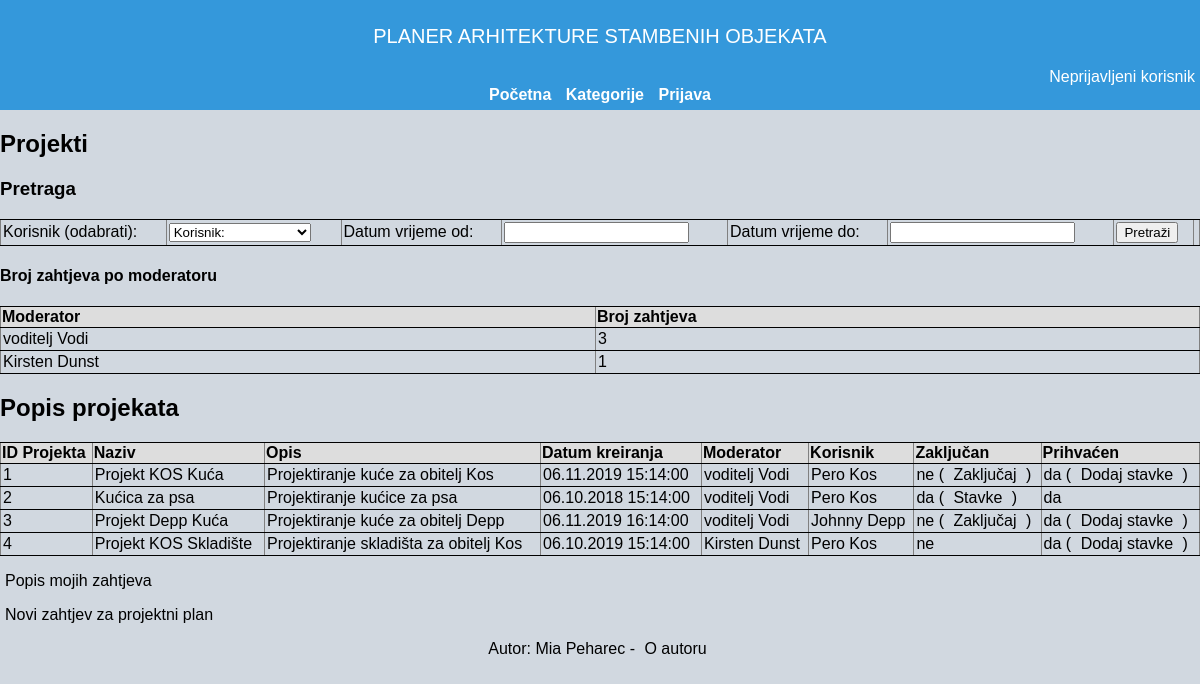
Page /projekti.php on the committed database.
### tables this page shows
CREATE TABLE IF NOT EXISTS `projekt` (
  `projekt_id` INT(10) NOT NULL AUTO_INCREMENT,
  `korisnik_id` INT(10) NOT NULL,
  `moderator_id` INT(10) NOT NULL,
  `datum_vrijeme_kreiranja` DATETIME NOT NULL,
  `naziv` VARCHAR(45) NULL,
  `opis` TEXT NULL,
  `zakljucan` TINYINT(1) NOT NULL,
  INDEX `fk_tvrtka_has_korisnik_korisnik1_idx` (`korisnik_id` ASC),
  PRIMARY KEY (`projekt_id`),
  INDEX `fk_projekt_korisnik1_idx` (`moderator_id` ASC),
  CONSTRAINT `fk_tvrtka_has_korisnik_korisnik1`
    FOREIGN KEY (`korisnik_id`)
    REFERENCES `korisnik` (`korisnik_id`)
    ON DELETE NO ACTION
    ON UPDATE NO ACTION,
  CONSTRAINT `fk_projekt_korisnik1`
    FOREIGN KEY (`moderator_id`)
    REFERENCES `korisnik` (`korisnik_id`)
    ON DELETE NO ACTION
    ON UPDATE NO ACTION);

### baza.php (called while the page is built, shortened)
<?php
	function izvrsiUpit($veza,$upit){
		$rezultat=mysqli_query($veza,$upit);
		return $rezultat;
	}
?>

### projekti.php (the view, shortened to what this page needs)
<?php
	include("zaglavlje.php");
?>
<h2>Projekti</h2>
 <h3>Pretraga</h3>
	<form name="pretraga" id="pretraga" action="projekti.php" method="GET">
	<table border='1'>
	<tr><td>Korisnik (odabrati):</td><td>
					<select name="korisnik" id="korisnik">
					<option value="odb">Korisnik:</option>
					</select>
					</td>
	<td>Datum vrijeme od:</td><td><input type="text" name="DatumVrijemeOd" id="DatumVrijemeOd"></td>
	<td>Datum vrijeme do:</td><td><input type="text" name="DatumVrijemeDo" id="DatumVrijemeDo"></td>
	<td colspan="2"><input type="submit" name="PretragaZahtjeva" id="PretragaZahtjeva" value="Pretraži"></td>
	<td colspan="2">
	</td></tr>
	</table>
	</form>
      <?php
	$sql = "SELECT
CONCAT(m.ime,' ',m.prezime) AS 'Moderator',
COUNT(p.projekt_id) AS 'BrojZahtjeva'
FROM projekt p
INNER JOIN korisnik m
ON p.moderator_id = m.korisnik_id
INNER JOIN korisnik k
ON p.korisnik_id = k.korisnik_id";
$sql .= " GROUP BY m.korisnik_id";
$bp=spojiSeNaBazu();
	$izvrsi=izvrsiUpit($bp, $sql);
	echo "<h4>Broj zahtjeva po moderatoru";
	echo "</h4>";
	echo "<table border='1'";
	echo "<thead>";
	echo "<tr>";
	echo "<th>Moderator</th>";
	echo "<th>Broj zahtjeva</th>";
	echo "<tbody>";
	while(list($moderator,$brojzahtjeva)=mysqli_fetch_row($izvrsi)){
		echo "<tr>";
		echo "<td>$moderator</td>";
		echo "<td>$brojzahtjeva</td>";
	echo "</tr>";
	}
   echo "</tbody>";
   echo "</table>";
  if (isset($_GET['PretragaZahtjeva'])){
    echo "<h3>Rezultat pretrage</h3>";
   $sql = "SELECT
p.projekt_id,
p.datum_vrijeme_kreiranja,
p.naziv,
p.opis,
p.zakljucan,
CONCAT(vod.ime,' ',vod.prezime) AS 'Moderator',
CONCAT(kor.ime,' ',kor.prezime) AS 'Korisnik'
FROM projekt p
INNER JOIN korisnik vod
ON p.moderator_id = vod.korisnik_id
INNER JOIN korisnik kor
ON p.korisnik_id = kor.korisnik_id";
if(isset($_GET["PretragaZahtjeva"])){
	$datumod=$_GET["DatumVrijemeOd"];
	$datumdo=$_GET["DatumVrijemeDo"];
	$korisnik=$_GET["korisnik"];
		if(!empty($datumod) && !empty($datumdo) && !empty($korisnik)){
			$datumod=date("Y-m-d H:i:s",strtotime($datumod));
			$datumdo=date("Y-m-d H:i:s",strtotime($datumdo));
			$sql .= " WHERE p.datum_vrijeme_kreiranja BETWEEN '$datumod' AND '$datumdo' and (kor.ime like '%$korisnik%' or kor.prezime like '%$korisnik%')";
		}
}
   $bp=spojiSeNaBazu();
$sql .= " ORDER BY vod.korisnik_id";
	$izvrsi=izvrsiUpit($bp, $sql);
	echo "<table border='1'";
	echo "<thead>";
	echo "<tr>";
	echo "<th>ID Projekta</th>";
	echo "<th>Naziv</th>";
	echo "<th>Opis</th>";
	echo "<th>Datum kreiranja</th>";
	echo "<th>Moderator</th>";
	echo "<th>Korisnik</th>";
	echo "</tr>";
	echo "</thead>";
	echo "<tbody>";
	while(list($projektid,$datumkreiranja,$naziv, $opis, $zakljucan,$moderator,$korisnik)=mysqli_fetch_row($izvrsi)){
		$datumkreiranja = date("d.m.Y H:i:s",strtotime($datumkreiranja));
		echo "<tr>";
		echo "<td>$projektid</td>";
		echo "<td>$naziv</td>";
		echo "<td>$opis</td>";
		echo "<td>$datumkreiranja</td>";
		echo "<td>$moderator</td>";
		echo "<td>$korisnik</td>";
	echo "</tr>";
	}
   echo "</tbody>";
   echo "</table>";
  }
   else {
   $bp=spojiSeNaBazu();
$sql = "SELECT
p.projekt_id,
p.datum_vrijeme_kreiranja,
p.naziv,
p.opis,
p.zakljucan,
CONCAT(vod.ime,' ',vod.prezime) AS 'Moderator',
CONCAT(kor.ime,' ',kor.prezime) AS 'Korisnik'
FROM projekt p
INNER JOIN korisnik vod
ON p.moderator_id = vod.korisnik_id
INNER JOIN korisnik kor
ON p.korisnik_id = kor.korisnik_id";
	$izvrsi=izvrsiUpit($bp, $sql);
	echo "<h2>Popis projekata</h2>";
	echo "<table border='1'>";
	echo "<thead>";
	echo "<tr>";
	echo "<th>ID Projekta</th>";
	echo "<th>Naziv</th>";
	echo "<th>Opis</th>";
	echo "<th>Datum kreiranja</th>";
	echo "<th>Moderator</th>";
	echo "<th>Korisnik</th>";
	echo "<th>Zaključan</th>";
	echo "<th>Prihvaćen</th>";
	echo "</tr>";
	echo "</thead>";
	function ObavezneKategorije(){
	    $bp=spojiSeNaBazu();
		$sql="select * from kategorija where obavezna = 1";
		$ok = izvrsiUpit($bp, $sql);
		return mysqli_num_rows($ok);
		}
		function ObavezneKategorijeProjekt($projektid){
	    $bp=spojiSeNaBazu();
		$sql="SELECT
			p.projekt_id,
			p.naziv,
			kt.kategorija_id,
			kt.naziv,
			kt.obavezna,
			sp.opis
			FROM projekt p
			left JOIN stavke_projekta sp
			ON sp.projekt_id = p.projekt_id
			INNER JOIN kategorija kt
			ON kt.kategorija_id = sp.kategorija_id
			WHERE p.projekt_id = ".$projektid." AND kt.obavezna = 1";
		$okp = izvrsiUpit($bp, $sql);
		return mysqli_num_rows($okp);
        }
	echo "<tbody>";
	while(list($projektid,$datumkreiranja,$naziv, $opis, $zakljucan,$moderator,$korisnik)=mysqli_fetch_row($izvrsi)){
		if(ObavezneKategorije()==ObavezneKategorijeProjekt($projektid)){
			$zakljucaj=" ( <a href='zakljucaj.php?zakljucaj=$projektid'>Zaključaj</a> )";
		}
		else
		{
			$zakljucaj="";
		}
		if($naziv=="" && $opis==""){
			$prihvacen = "ne";
			$prihvati = " ( <a href='novi_projekt.php?prihvatiplan=$projektid&korisnik=$korisnik'>Prihvati</a> )";
		}
		else
		{
			$prihvacen = "da";
			if($zakljucan==0){
				$prihvati = " ( <a href='stavke_projekta.php?projektid=$projektid&dodajstavke=1'>Dodaj stavke</a> )";
			}
			else
			{
				$prihvati="";
			}
		}
		$datumkreiranja = date("d.m.Y H:i:s",strtotime($datumkreiranja));
		if($zakljucan=="0"){
			$projektzakljucan="ne";
		}
		else
		{
			$projektzakljucan="da";
		}
		echo "<tr>";
		echo "<td>$projektid</td>";
		echo "<td>$naziv</td>";
		echo "<td>$opis</td>";
		echo "<td>$datumkreiranja</td>";
		echo "<td>$moderator</td>";
		echo "<td>$korisnik</td>";
		echo "<td>$projektzakljucan";
		if($zakljucan=="1"){
			echo " ( <a href='stavke_projekta.php?projektid=$projektid'>Stavke</a> )";
		}
		else
		{
			echo $zakljucaj;
		}
		echo "</td>";
		echo "<td>$prihvacen $prihvati</td>";
	echo "</tr>";
	}
   echo "</tbody>";
   echo "</table>";
   }
	echo "<p><a href='projekti_korisnik.php'>Popis mojih zahtjeva</a></p>";
	echo "<p><a href='novi_projekt.php?noviplan=1'>Novi zahtjev za projektni plan</a></p>";
?>
<?php
	include("podnozje.php");
?>

### mpeharec.css (style rules this page uses)
body { margin: 0; padding: 0; background:#d1d8e0; font-family:Arial,Helvetica,sans-serif; color: black; }
a { text-decoration:none; color:black; padding-left:5px; padding-right:5px; }
table { padding:5px; margin-top:5px; border-bottom:1pt solid black; border-top:1pt solid black; border-collapse:collapse; border-spacing:0; width:100%; }
th { background-color:#DDDDDD; border-bottom:1pt solid black; text-align:left; }
td { border-bottom:1pt solid black; padding:2px; }

### rows in the picture
projekt: projekt_id "1", naziv "Projekt KOS Kuća", opis "Projektiranje kuće za obitelj Kos", datum_vrijeme_kreiranja "06.11.2019 15:14:00", moderator "voditelj Vodi", korisnik "Pero Kos", zakljucan "ne", naziv "da"
projekt: projekt_id "2", naziv "Kućica za psa", opis "Projektiranje kućice za psa", datum_vrijeme_kreiranja "06.10.2018 15:14:00", moderator "voditelj Vodi", korisnik "Pero Kos", zakljucan "da", naziv "da"
projekt: projekt_id "3", naziv "Projekt Depp Kuća", opis "Projektiranje kuće za obitelj Depp", datum_vrijeme_kreiranja "06.11.2019 16:14:00", moderator "voditelj Vodi", korisnik "Johnny Depp", zakljucan "ne", naziv "da"
projekt: projekt_id "4", naziv "Projekt KOS Skladište", opis "Projektiranje skladišta za obitelj Kos", datum_vrijeme_kreiranja "06.10.2019 15:14:00", moderator "Kirsten Dunst", korisnik "Pero Kos", zakljucan "ne", naziv "da"

### other values in the picture
$moderator "voditelj Vodi"
$brojzahtjeva "3"
$moderator "Kirsten Dunst"
$brojzahtjeva "1"
